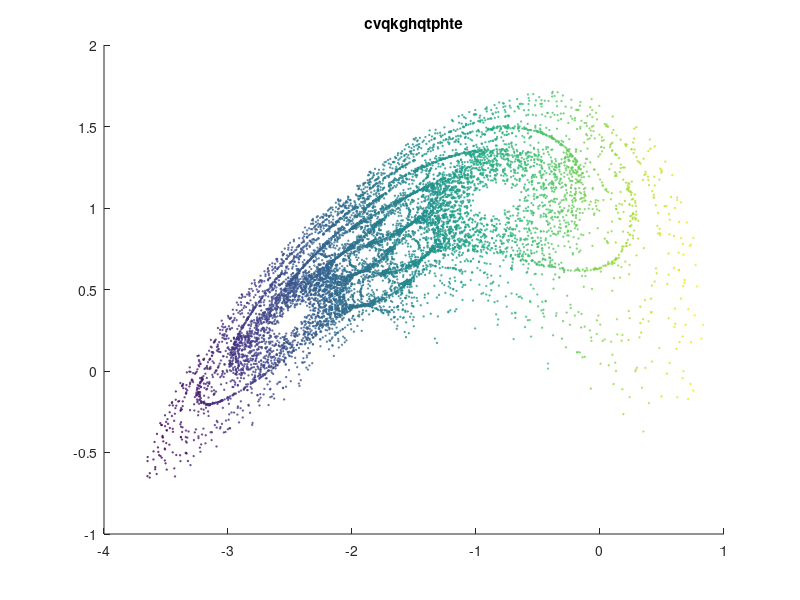

This figure's MATLAB source: (Note: this script raises an error after producing the figure.)
function strangeattractor1
%Strange attractor
%29 different  attractor
%a,b,c..y are 25 coefficients denoting -1.2:0.1:1.2
%a=-1.2,b=-1.1,c=-1.0....,y=1.2
%no input and output arguments
%run the script and select any one from the listbox
total=10000;
x=zeros(1,total);
y=zeros(1,total);
liststr={'cvqkghqtphte';'fircderrpvld';'giietpiqrrul';
    'glxoesfttpsv';'gxqsnskeectx';'hguhdphnsgho';
    'ilibvpkjwgrr';'lufbbfisgjys';'mcrbipophtbn';
    'mdvaidoyhyea';'odgqcnxodnya';'qffvslmjjgcr';
    'uwacxdqigkhf';'cuwddtsqsqwg';'oyavamergxdn';
    'pmmpxfyvpfwd';'qvebiepmrbcn';'knkbusqdsfnk';
    'gnqqjerlbxog';'ymkrwvacutfl';'cwvaeqyhddom';
    'tcpgytrggfkj';'kwlcsavfiagf';'pmmvbpapxhsl';
    'jsprfvkgqrji';'jmrxwulbjfda';'tvnfdnswnrgj';
    'wxiklddnsjih';'qiyiauyhjslc'};
xn=0;
yn=0;
[s,v] = listdlg('PromptString','Select any one ',...
    'SelectionMode','single',...
    'ListString',liststr);
if v==1
    an=double(liststr{s});
    coeff=(an-109)*0.1;
    
    xxn=0;
    k=0;
    xn=0;
    yn=0;
    x(1)=0.10;
    y(1)=0.10;
    for m=2:total
        xn=x(m-1);
        yn=y(m-1);
        xxn=coeff(1)+coeff(2)*xn+coeff(3)*xn^2+coeff(4)*xn*yn+...
            coeff(5)*yn+coeff(6)*yn^2;
        yn=coeff(7)+coeff(8)*xn+coeff(9)*xn^2+coeff(10)*xn*yn+...
            coeff(11)*yn+coeff(12)*yn^2;
        xn=xxn;
        x(m)=xn;
        y(m)=yn;
        
    end
    scatter(x,y,1,x);
    % rang=[min(x) max(x) min(y) max(y)]
    title(liststr{s})
    set(gcf,'color','white','name','Fractal Fern')
    colormap(makeColorMap(rand(1,3),rand(1,3),rand(1,3),64));
    axis off
    %saveas(gcf, liststr{s}, 'bmp');
end
